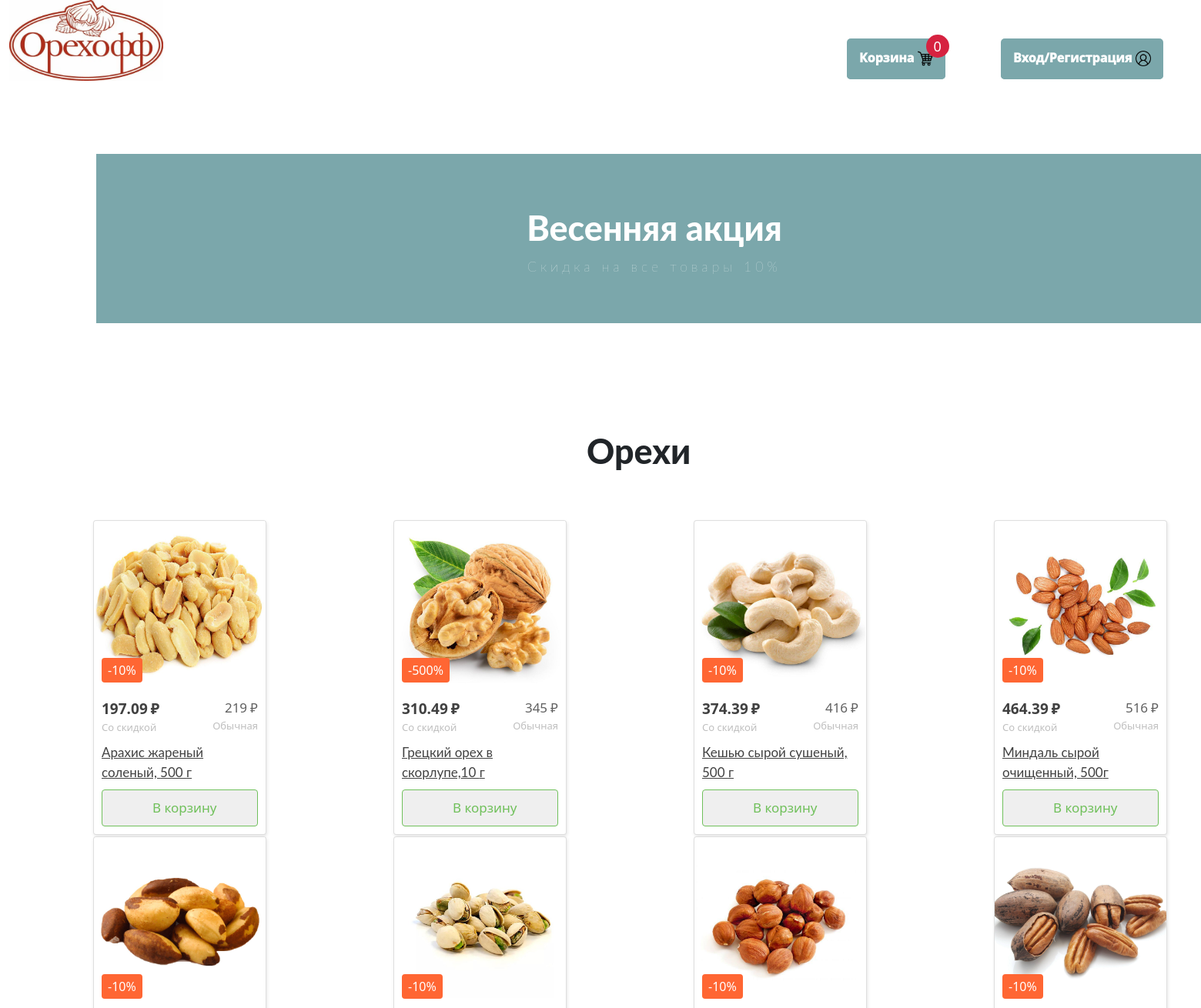
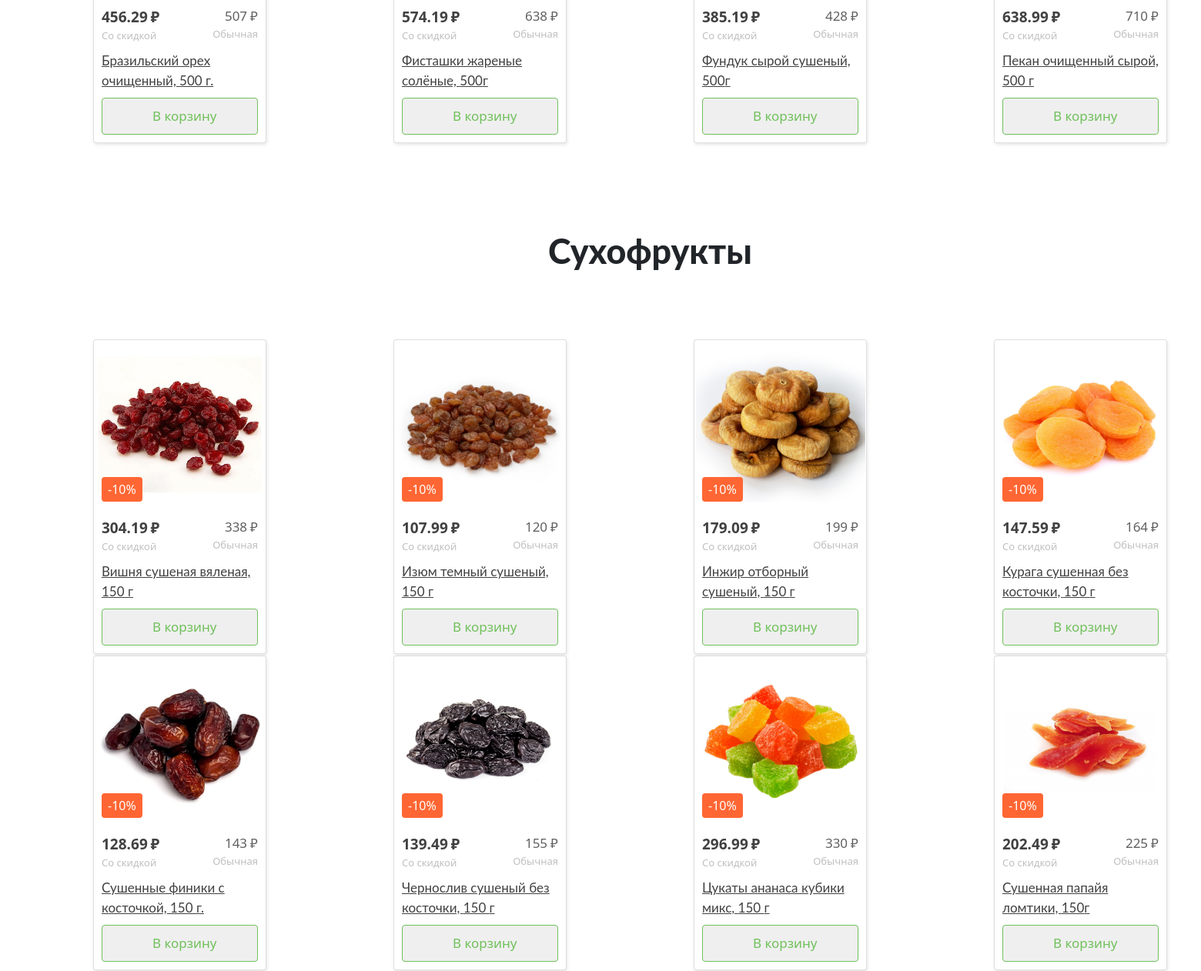
The page / on the database its author committed (2 pictures, top to bottom).
### data/nuts.py (models this page shows)
class Nut(SqlAlchemyBase):
    __tablename__ = 'nuts'
    id = sqlalchemy.Column(sqlalchemy.Integer,
                           primary_key=True, autoincrement=True)
    name = sqlalchemy.Column(sqlalchemy.String)
    price = sqlalchemy.Column(sqlalchemy.Integer)
    mass = sqlalchemy.Column(sqlalchemy.Integer)
    discount_perc = sqlalchemy.Column(sqlalchemy.Integer)

### main.py (the view)
@app.route("/")
def start():
    data0 = nut_info('Арахис')
    data1 = nut_info('Грецкий')
    data2 = nut_info('Кешью')
    data3 = nut_info('Миндаль')
    data4 = nut_info('Бразильский')
    data5 = nut_info('Фисташки')
    data6 = nut_info('Фундук')
    data7 = nut_info('Пекан')
    data8 = nut_info('Вишня')
    data9 = nut_info('Изюм')
    data10 = nut_info('Инжир')
    data11 = nut_info('Курага')
    data12 = nut_info('Финик')
    data13 = nut_info('Чернослив')
    data14 = nut_info('Цукаты')
    data15 = nut_info('Папайя')
    return render_template("main.html",
                           arah_mass=data0[1], arah_salep=data0[3], arah_price=data0[0], arah_sale=data0[2],
                           grez_mass=data1[1], grez_salep=data1[3], grez_price=data1[0], grez_sale=data1[2],
                           kesh_mass=data2[1], kesh_salep=data2[3], kesh_price=data2[0], kesh_sale=data2[2],
                           mind_mass=data3[1], mind_salep=data3[3], mind_price=data3[0], mind_sale=data3[2],
                           braz_mass=data4[1], braz_salep=data4[3], braz_price=data4[0], braz_sale=data4[2],
                           fist_mass=data5[1], fist_salep=data5[3], fist_price=data5[0], fist_sale=data5[2],
                           fund_mass=data6[1], fund_salep=data6[3], fund_price=data6[0], fund_sale=data6[2],
                           peka_mass=data7[1], peka_salep=data7[3], peka_price=data7[0], peka_sale=data7[2],
                           vish_mass=data8[1], vish_salep=data8[3], vish_price=data8[0], vish_sale=data8[2],
                           izum_mass=data9[1], izum_salep=data9[3], izum_price=data9[0], izum_sale=data9[2],
                           inzh_mass=data10[1], inzh_salep=data10[3], inzh_price=data10[0], inzh_sale=data10[2],
                           kura_mass=data11[1], kura_salep=data11[3], kura_price=data11[0], kura_sale=data11[2],
                           fini_mass=data12[1], fini_salep=data12[3], fini_price=data12[0], fini_sale=data12[2],
                           cher_mass=data13[1], cher_salep=data13[3], cher_price=data13[0], cher_sale=data13[2],
                           cuka_mass=data14[1], cuka_salep=data14[3], cuka_price=data14[0], cuka_sale=data14[2],
                           papa_mass=data15[1], papa_salep=data15[3], papa_price=data15[0], papa_sale=data15[2],
                           )

### templates/main.html (shortened to what this page needs)
<!doctype html>
                    <html lang="en">
                      <head>
                        <link rel="stylesheet" href="../static/css/base.css">
                        <link href="https://cdn.jsdelivr.net/npm/bootstrap@5.1.3/dist/css/bootstrap.min.css"
                        rel="stylesheet">
                      </head>
                      <body>
   <div class="container">
     <div class="row">
       <div class="col-4">
         <a href=Orexoff><img src=/static/img/butt_orexoff.png width="200" height="105"></a>
       </div>
       <div class="col">
         <butt2 type="button" onclick="document.location='/Orexof/korzina'">Корзина <img src="/static/img/butt_korzina.png" weight="20" height="20">
         <div class="cart__num" id="cart_num">0</div></butt2>
       </div>
       <div class="col">
         <butt3 type="button" onclick="document.location='/Orexof/login'">Вход/Регистрация <img src="/static/img/butt_profile.png" weight="20" height="20"></butt3>
       </div>
       <section class="header">
    <h1>Весенняя акция</h1>
    <p>Скидка на все товары 10%</p>
     </section>
<h1 class="vir">Орехи</h1>
<table class="tb1">
  <tr>
    <td>
<div class="card">
  <div class="card__top">
    <a href="/Orexoff/araxis" class="card__image">
      <img
        src="/static/img/nut_arahis.jpg"
        alt="Арахис 200гр."
      />
    </a>
    <div class="card__label">-{{arah_sale}}%</div>
  </div>
  <div class="card__bottom">
    <div class="card__prices">
      <div class="card__price card__price--discount">{{arah_salep}}</div>
      <div class="card__price card__price--common">{{arah_price}}</div>
    </div>
    <a href="/Orexoff/araxis" class="card__title">
      Арахис жареный соленый, {{arah_mass}} г
    </a>
    <button class="card__add">В корзину</button>
  </div>
</div>
</td>
<td>
<div class="card">
  <div class="card__top">
    <a href="/Orexof/gretz" class="card__image">
      <img
        src="/static/img/nut_gretskiy.jpg"
        alt="Грецкий орех очищенный без обжарки, 500 г"
      />
    </a>
    <div class="card__label">-{{grez_mass}}%</div>
  </div>
  <div class="card__bottom">
    <div class="card__prices">
      <div class="card__price card__price--discount">{{grez_salep}}</div>
      <div class="card__price card__price--common">{{grez_price}}</div>
    </div>
    <a href="/Orexof/gretz" class="card__title">
      Грецкий орех в скорлупе,{{grez_sale}} г
    </a>
    <button class="card__add">В корзину</button>
  </div>
</div>
</td>
    <td>
<div class="card">
  <div class="card__top">
    <a href="/Orexof/keshy" class="card__image">
      <img
        src="/static/img/nut_keshy.jpg"
        alt="Кешью сырой сушеный, 500 г"
      />
    </a>
    <div class="card__label">-{{kesh_sale}}%</div>
  </div>
  <div class="card__bottom">
    <div class="card__prices">
      <div class="card__price card__price--discount">{{kesh_salep}}</div>
      <div class="card__price card__price--common">{{kesh_price}}</div>
    </div>
    <a href="/Orexof/keshy" class="card__title">
      Кешью сырой сушеный, {{kesh_mass}} г
    </a>
    <button class="card__add">В корзину</button>
  </div>
</div>
</td>
<td>
<div class="card">
  <div class="card__top">
    <a href="/Orexof/mindal" class="card__image">
      <img
        src="/static/img/nut_mindal.jpg"
        alt="Миндаль сырой очищенный 500г"
      />
    </a>
    <div class="card__label">-{{mind_sale}}%</div>
  </div>
  <div class="card__bottom">
    <div class="card__prices">
      <div class="card__price card__price--discount">{{mind_salep}}</div>
      <div class="card__price card__price--common">{{mind_price}}</div>
    </div>
    <a href="/Orexof/mindal" class="card__title">
      Миндаль сырой очищенный, {{mind_mass}}г
    </a>
    <button class="card__add">В корзину</button>
  </div>
</div>
</td>
  </tr>
  <tr>
  <td>
<div class="card">
  <div class="card__top">
    <a href="/Orexof/brazil" class="card__image">
      <img
        src="/static/img/nut_brazil.jpg"
        alt="Бразильский орех очищенный 500 г."
      />
    </a>
    <div class="card__label">-{{braz_sale}}%</div>
  </div>
  <div class="card__bottom">
    <div class="card__prices">
      <div class="card__price card__price--discount">{{braz_salep}}</div>
      <div class="card__price card__price--common">{{braz_price}}</div>
    </div>
    <a href="/Orexof/brazil" class="card__title">
      Бразильский орех очищенный, {{braz_mass}} г.
    </a>
    <button class="card__add">В корзину</button>
  </div>
</div>
</td>
   <td>
<div class="card">
  <div class="card__top">
    <a href="/Orexof/fist" class="card__image">
      <img
        src="/static/img/nut_fistash.jpg"
        alt="Фисташки жареные солёные 500г"
      />
    </a>
    <div class="card__label">-{{fist_sale}}%</div>
  </div>
  <div class="card__bottom">
    <div class="card__prices">
      <div class="card__price card__price--discount">{{fist_salep}}</div>
      <div class="card__price card__price--common">{{fist_price}}</div>
    </div>
    <a href="/Orexof/fist" class="card__title">
      Фисташки жареные солёные, {{fist_mass}}г
    </a>
    <button class="card__add">В корзину</button>
  </div>
</div>
</td>
    <td>
<div class="card">
  <div class="card__top">
    <a href="/Orexof/fund" class="card__image">
      <img
        src="/static/img/nut_funduk.jpg"
        alt="Фундук сырой сушеный, 500г"
      />
    </a>
    <div class="card__label">-{{fund_sale}}%</div>
  </div>
  <div class="card__bottom">
    <div class="card__prices">
      <div class="card__price card__price--discount">{{fund_salep}}</div>
      <div class="card__price card__price--common">{{fund_price}}</div>
    </div>
    <a href="/Orexof/fund" class="card__title">
      Фундук сырой сушеный, {{fund_mass}}г
    </a>
    <button class="card__add">В корзину</button>
  </div>
</div>
</td>
<td>
<div class="card">
  <div class="card__top">
    <a href="/Orexof/pekan" class="card__image">
      <img
        src="/static/img/nut_pekan.jpeg"
        alt="Пекан в скорлупе, 500 г"
      />
    </a>
    <div class="card__label">-{{peka_sale}}%</div>
  </div>
  <div class="card__bottom">
    <div class="card__prices">
      <div class="card__price card__price--discount">{{peka_salep}}</div>
      <div class="card__price card__price--common">{{peka_price}}</div>
    </div>
    <a href="/Orexof/pekan" class="card__title">
     Пекан очищенный сырой, {{peka_mass}} г
    </a>
    <button class="card__add">В корзину</button>
  </div>
</div>
</td>
  </tr>
</table>
<h1 class="vir2">Сухофрукты</h1>
<table class="tb2">
  <tr>
    <td>
<div class="card">
  <div class="card__top">
    <a href="/Orexof/vishnia" class="card__image">
      <img
        src="/static/img/suho_wishnia.webp"
        alt="Вишня сушеная вяленая, 150 г"
      />
    </a>
    <div class="card__label">-{{vish_sale}}%</div>
  </div>
  <div class="card__bottom">
    <div class="card__prices">
      <div class="card__price card__price--discount">{{vish_salep}}</div>
      <div class="card__price card__price--common">{{vish_price}}</div>
    </div>
    <a href="/Orexof/vishnia" class="card__title">
      Вишня сушеная вяленая, {{vish_mass}} г
    </a>
    <button class="card__add">В корзину</button>
  </div>
</div>
</td>
    <td>
<div class="card">
  <div class="card__top">
    <a href="/Orexof/izum" class="card__image">
      <img
        src="/static/img/suho_izum.jpg"
        alt="Изюм темный сушеный, 150 г"
      />
    </a>
    <div class="card__label">-{{izum_sale}}%</div>
  </div>
  <div class="card__bottom">
    <div class="card__prices">
      <div class="card__price card__price--discount">{{izum_salep}}</div>
      <div class="card__price card__price--common">{{izum_price}}</div>
    </div>
    <a href="/Orexof/izum" class="card__title">
      Изюм темный сушеный, {{izum_mass}} г
    </a>
    <button class="card__add">В корзину</button>
  </div>
</div>
</td>
    <td>
<div class="card">
  <div class="card__top">
    <a href="/Orexof/inzhir" class="card__image">
      <img
        src="/static/img/suho_inzir.jpg"
        alt="Инжир отборный сушеный, 150 г"
      />
    </a>
    <div class="card__label">-{{inzh_sale}}%</div>
  </div>
  <div class="card__bottom">
    <div class="card__prices">
      <div class="card__price card__price--discount">{{inzh_salep}}</div>
      <div class="card__price card__price--common">{{inzh_price}}</div>
    </div>
    <a href="/Orexof/inzhir" class="card__title">
      Инжир отборный сушеный, {{inzh_mass}} г
    </a>
    <button class="card__add">В корзину</button>
  </div>
</div>
</td>
<td>
<div class="card">
  <div class="card__top">
    <a href="/Orexof/kuraga" class="card__image">
      <img
        src="/static/img/suho_kuraga.jpg"
        alt="Курага сушенная без косточки, 150 г"
      />
    </a>
    <div class="card__label">-{{kura_sale}}%</div>
  </div>
  <div class="card__bottom">
    <div class="card__prices">
      <div class="card__price card__price--discount">{{kura_salep}}</div>
      <div class="card__price card__price--common">{{kura_price}}</div>
    </div>
    <a href="/Orexof/kuraga" class="card__title">
      Курага сушенная без косточки, {{kura_mass}} г
    </a>
    <button class="card__add">В корзину</button>
  </div>
</div>
</td>
  </tr>
  <tr>
  <td>
<div class="card">
  <div class="card__top">
    <a href="/Orexof/finik" class="card__image">
      <img
        src="/static/img/nut_finiki.jpg"
        alt="Сушенные финики с косточкой, 150г"
      />
    </a>
    <div class="card__label">-{{fini_sale}}%</div>
  </div>
  <div class="card__bottom">
    <div class="card__prices">
      <div class="card__price card__price--discount">{{fini_salep}}</div>
      <div class="card__price card__price--common">{{fini_price}}</div>
    </div>
    <a href="/Orexof/finik" class="card__title">
      Сушенные финики с косточкой, {{fini_mass}} г.
    </a>
    <button class="card__add">В корзину</button>
  </div>
</div>
</td>
   <td>
<div class="card">
  <div class="card__top">
    <a href="/Orexof/chernosliv" class="card__image">
      <img
        src="/static/img/suho_chernosliv.jpg"
        alt="Чернослив сушеный без косточки, 150 г"
      />
    </a>
    <div class="card__label">-{{cher_sale}}%</div>
  </div>
  <div class="card__bottom">
    <div class="card__prices">
      <div class="card__price card__price--discount">{{cher_salep}}</div>
      <div class="card__price card__price--common">{{cher_price}}</div>
    </div>
    <a href="/Orexof/chernosliv" class="card__title">
      Чернослив сушеный без косточки, {{cher_mass}} г
    </a>
    <button class="card__add">В корзину</button>
  </div>
</div>
</td>
    <td>
<div class="card">
  <div class="card__top">
    <a href="/Orexof/cukati" class="card__image">
      <img
        src="/static/img/suho_tsukati.jpg"
        alt="Цукаты ананаса кубики микс, 150г"
      />
    </a>
    <div class="card__label">-{{cuka_sale}}%</div>
  </div>
  <div class="card__bottom">
    <div class="card__prices">
      <div class="card__price card__price--discount">{{cuka_salep}}</div>
      <div class="card__price card__price--common">{{cuka_price}}</div>
    </div>
    <a href="/Orexof/cukati" class="card__title">
      Цукаты ананаса кубики микс, {{cuka_mass}} г
    </a>
    <button class="card__add">В корзину</button>
  </div>
</div>
</td>
<td>
<div class="card">
  <div class="card__top">
    <a href="/Orexof/papya" class="card__image">
      <img
        src="/static/img/suho_papaiya.jpg"
        alt="Сушенная папайя ломтики, 150г"
      />
    </a>
    <div class="card__label">-{{papa_sale}}%</div>
  </div>
  <div class="card__bottom">
    <div class="card__prices">
      <div class="card__price card__price--discount">{{papa_salep}}</div>
      <div class="card__price card__price--common">{{papa_price}}</div>
    </div>
    <a href="/Orexof/papya" class="card__title">
    Сушенная папайя ломтики, {{papa_mass}}г
    </a>
    <button class="card__add">В корзину</button>
  </div>
</div>
</td>
  </tr>
</table>
        </body>
                    </html>

### rows shown on the page
Nut: mass "500"
Nut: mass "500", price "345"
Nut: price "416", mass "500"
Nut: price "516", mass "500"
Nut: price "507", mass "500"
Nut: price "638", mass "500"
Nut: price "428", mass "500"
Nut: price "710", mass "500"
Nut: price "338"
Nut: price "330"

### other values the page prints
{{ arah_sale }} "10"
{{ arah_salep }} "197.09"
{{ arah_price }} "219"
{{ grez_salep }} "310.49"
{{ grez_sale }} "10"
{{ kesh_sale }} "10"
{{ kesh_salep }} "374.39"
{{ mind_sale }} "10"
{{ mind_salep }} "464.39"
{{ braz_sale }} "10"
{{ braz_salep }} "456.29"
{{ fist_sale }} "10"
{{ fist_salep }} "574.19"
{{ fund_sale }} "10"
{{ fund_salep }} "385.19"
